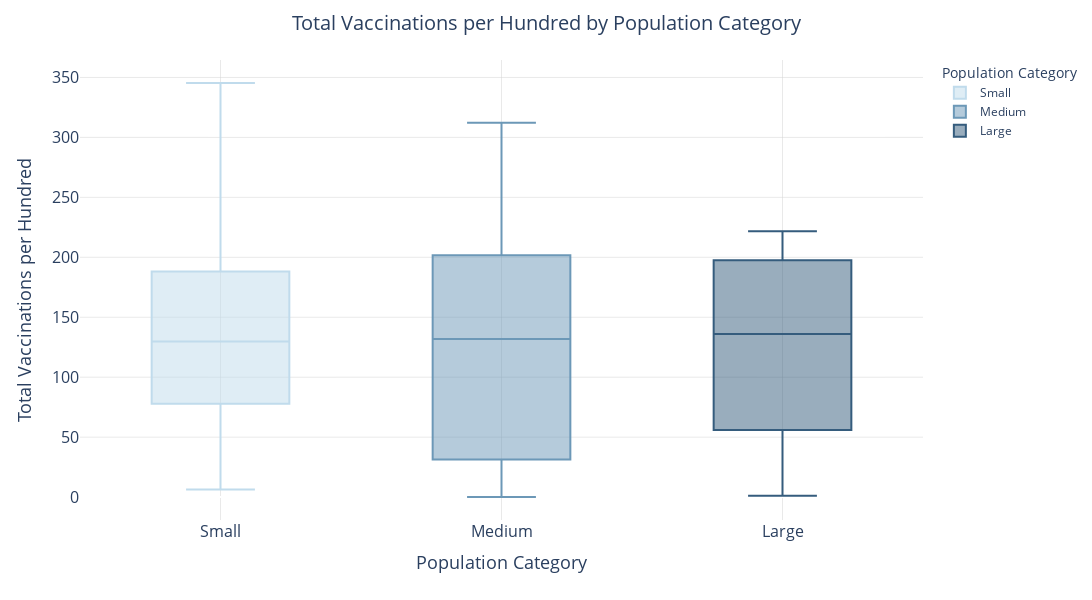

The cell this chart's notebook holds for it:
### Code cell
fig = px.box(latest_vaccinations_per_hundred, 
             x='Population Category', 
             y='Total Number of Vaccinations per Hundred', 
             category_orders={'Population Category': ['Small', 'Medium', 'Large']},
             color='Population Category',  # Assigning color based on Population Category
             color_discrete_sequence=['rgb(192, 219, 236)', 'rgb(108, 152, 183)', 'rgb(53, 92, 125)'])

fig.update_layout(
    title={
        'text': 'Total Vaccinations per Hundred by Population Category',
        'x': 0.5,  
        'xanchor': 'center',
        'font': {
            'size': 20
        }
    },
    xaxis={
        'title': 'Population Category',
        'title_font_size': 18,
        'tickfont_size': 16,
        'showgrid': True, 
        'gridwidth': 0.5, 
        'gridcolor': 'LightGrey'
    },
    yaxis={
        'title': 'Total Vaccinations per Hundred',
        'title_font_size': 18,
        'tickfont_size': 16,
        'showgrid': True, 
        'gridwidth': 0.5,
        'gridcolor': 'lightgrey',
    },
    plot_bgcolor='white',  
    height=600,
    width=1200
)


fig.show()

### Figure 1 — Plotly figure (JSON) as saved in the notebook; plotly's stock layout.template omitted (floating-point values rounded to 4 significant figures)
{"data": [{"alignmentgroup": "True", "hovertemplate": "Population Category=%{x}<br>Total Number of Vaccinations per Hundred=%{y}<extra></extra>", "legendgroup": "Small", "marker": {"color": "rgb(192, 219, 236)"}, "name": "Small", "notched": false, "offsetgroup": "Small", "orientation": "v", "showlegend": true, "type": "box", "x": ["Small", "Small", "Small", "Small", "Small", "Small", "Small", "Small", "Small", "Small", "Small", "Small", "Small", "Small", "Small", "Small", "Small", "Small", "Small", "Small", "Small", "Small", "Small", "Small", "Small", "Small", "Small", "Small", "Small", "Small", "Small", "Small", "Small", "Small", "Small", "Small", "Small", "Small", "Small", "Small", "Small", "Small", "Small", "Small", "Small", "Small", "Small", "Small", "Small", "Small", "Small", "Small", "Small", "Small", "Small", "Small", "Small", "Small", "Small", "Small", "Small", "Small", "Small", "Small", "Small", "Small", "Small", "Small", "Small", "Small", "Small", "Small", "Small", "Small", "Small", "Small", "Small", "Small", "Small", "Small", "Small", "Small", "Small", "Small", "Small", "Small", "Small", "Small", "Small", "Small", "Small", "Small", "Small", "Small", "Small", "Small", "Small", "Small", "Small", "Small", "Small", "Small", "Small", "Small", "Small", "Small", "Small", "Small", "Small", "Small", "Small", "Small", "Small", "Small", "Small", "Small", "Small", "Small", "Small", "Small", "Small", "Small", "Small", "Small", "Small", "Small"], "x0": " ", "xaxis": "x", "y": [95.87, 196.5, 150.2, 127, 70.38, 157.9, 200.5, 84.19, 195.7, 108.5, 123.2, 115.4, 204.7, 229.2, 58.98, 105.0, 133.2, 242.0, 63.05, 129.6, 212.2, 20.59, 71.81, 14.48, 168.2, 197.8, 128.0, 149.6, 197.9, 227.3, 16.52, 159.8, 32.65, 148.8, 43.45, 124.9, 144.9, 210.5, 129.9, 24.09, 14.61, 71.79, 345.4, 140.2, 77.12, 237.8, 44.1, 27.91, 112.5, 119.2, 197.9, 170.5, 218.4, 131.7, 221.9, 194.4, 46.88, 223.7, 110.3, 102.2, 180.5, 43.8, 136.2, 154.0, 77.94, 41.94, 21.86, 49.09, 184.1, 166.0, 201.7, 188.1, 168, 243.3, 55.51, 195.9, 52.78, 164.8, 164.6, 106.4, 84.54, 32.26, 154.7, 127.6, 213.6, 143.4, 257.8, 88.18, 206.2, 70.75, 180.1, 6.3, 116.7, 200, 225.5, 129.5, 112.9, 63.85, 62.55, 152.3, 200.6, 91.82, 123.6, 201.7, 26.22, 253.5, 142.9, 129.4, 143.2, 50.86, 85.25, 179.4, 107.1, 96.52, 32.53, 141.5, 137.9, 110, 123.9, 175.1, 101.6, 244.9, 168.7, 230.3, 63.43, 117.8], "y0": " ", "yaxis": "y"}, {"alignmentgroup": "True", "hovertemplate": "Population Category=%{x}<br>Total Number of Vaccinations per Hundred=%{y}<extra></extra>", "legendgroup": "Medium", "marker": {"color": "rgb(108, 152, 183)"}, "name": "Medium", "notched": false, "offsetgroup": "Medium", "orientation": "v", "showlegend": true, "type": "box", "x": ["Medium", "Medium", "Medium", "Medium", "Medium", "Medium", "Medium", "Medium", "Medium", "Medium", "Medium", "Medium", "Medium", "Medium", "Medium", "Medium", "Medium", "Medium", "Medium", "Medium", "Medium", "Medium", "Medium", "Medium", "Medium", "Medium", "Medium", "Medium", "Medium", "Medium", "Medium", "Medium", "Medium", "Medium", "Medium", "Medium", "Medium", "Medium", "Medium", "Medium", "Medium", "Medium", "Medium", "Medium", "Medium", "Medium", "Medium", "Medium", "Medium", "Medium", "Medium", "Medium", "Medium", "Medium", "Medium", "Medium", "Medium", "Medium", "Medium", "Medium", "Medium", "Medium", "Medium", "Medium", "Medium", "Medium", "Medium", "Medium", "Medium", "Medium", "Medium", "Medium", "Medium", "Medium", "Medium", "Medium", "Medium"], "x0": " ", "xaxis": "x", "y": [14.44, 30.72, 51.68, 211.6, 218.1, 131.3, 216.9, 26.77, 109.6, 11.02, 0.1, 217.3, 5.73, 215.6, 2.48, 261.8, 225.9, 157.2, 312.3, 163.1, 86.37, 141.4, 185.4, 210.1, 204.9, 39.83, 197.7, 86.83, 2.16, 172.6, 42.59, 215.6, 225.1, 94.73, 110.1, 31.51, 4.6, 10.15, 209.9, 8.98, 145.1, 81.51, 89.98, 134.6, 198.2, 198.0, 133.8, 196.5, 142.6, 225.4, 87.5, 146.3, 176.5, 14.52, 14.64, 55.77, 235.1, 5.05, 200.7, 181.9, 13.65, 207.2, 18.44, 207.4, 8.18, 184.2, 109.2, 172.7, 36.5, 72.89, 206.7, 130.2, 131.9, 206.9, 2.65, 17.98, 59.9], "y0": " ", "yaxis": "y"}, {"alignmentgroup": "True", "hovertemplate": "Population Category=%{x}<br>Total Number of Vaccinations per Hundred=%{y}<extra></extra>", "legendgroup": "Large", "marker": {"color": "rgb(53, 92, 125)"}, "name": "Large", "notched": false, "offsetgroup": "Large", "orientation": "v", "showlegend": true, "type": "box", "x": ["Large", "Large", "Large", "Large", "Large", "Large", "Large", "Large", "Large", "Large", "Large", "Large", "Large", "Large", "Large", "Large", "Large", "Large", "Large", "Large"], "x0": " ", "xaxis": "x", "y": [146.5, 135.6, 193.3, 38.31, 1.04, 73.58, 209.0, 24.92, 211.8, 136.4, 201.8, 147.3, 10.67, 14.85, 161.5, 97.41, 134, 112.1, 221.7, 218.5], "y0": " ", "yaxis": "y"}], "layout": {"boxmode": "overlay", "height": 600, "legend": {"title": {"text": "Population Category"}, "tracegroupgap": 0}, "margin": {"t": 60}, "plot_bgcolor": "white", "title": {"font": {"size": 20}, "text": "Total Vaccinations per Hundred by Population Category", "x": 0.5, "xanchor": "center"}, "width": 1200, "xaxis": {"anchor": "y", "categoryarray": ["Small", "Medium", "Large"], "categoryorder": "array", "domain": [0, 1], "gridcolor": "LightGrey", "gridwidth": 0.5, "showgrid": true, "tickfont": {"size": 16}, "title": {"font": {"size": 18}, "text": "Population Category"}}, "yaxis": {"anchor": "x", "domain": [0, 1], "gridcolor": "lightgrey", "gridwidth": 0.5, "showgrid": true, "tickfont": {"size": 16}, "title": {"font": {"size": 18}, "text": "Total Vaccinations per Hundred"}}}}
